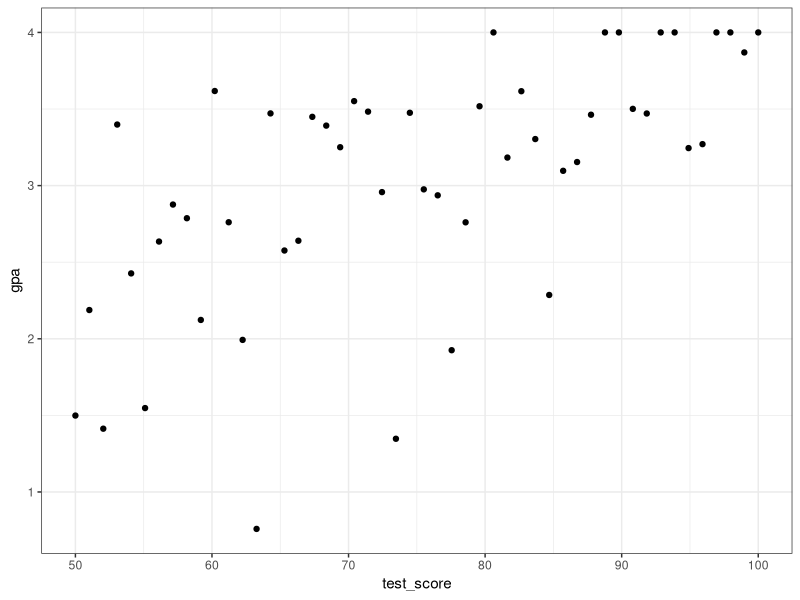
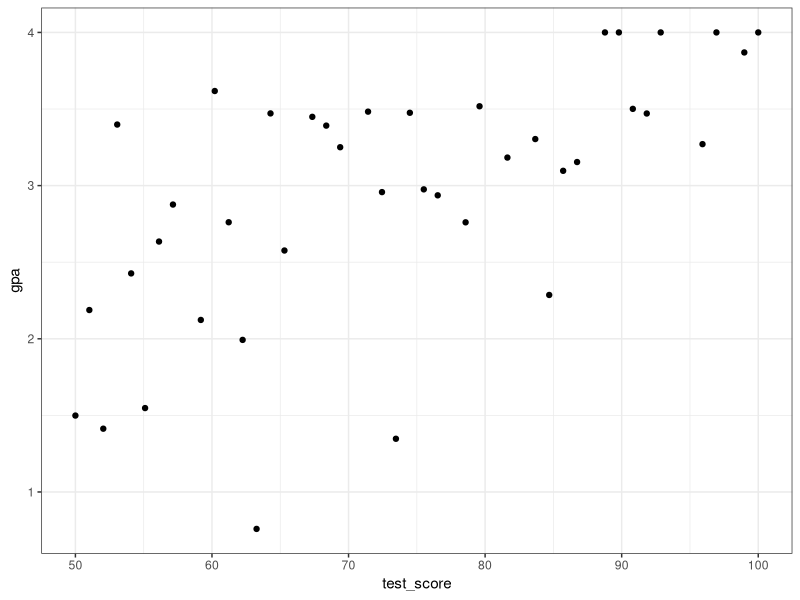
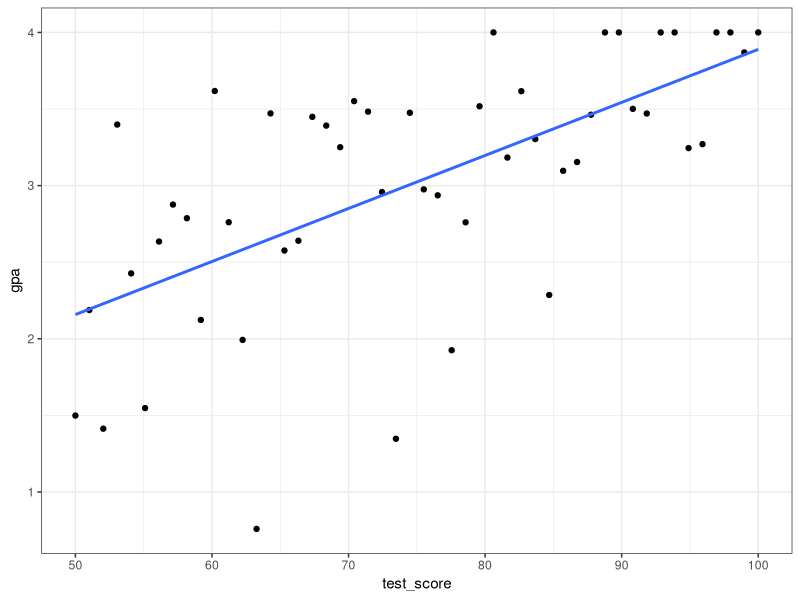
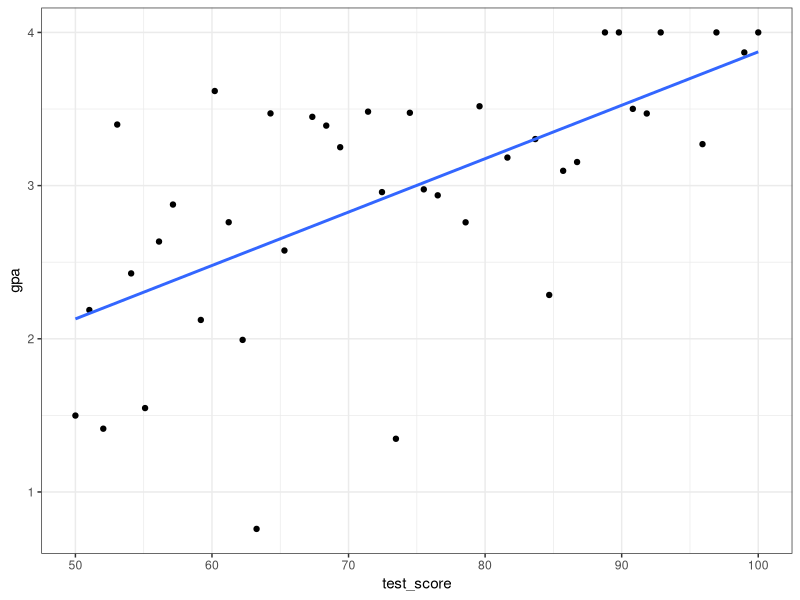
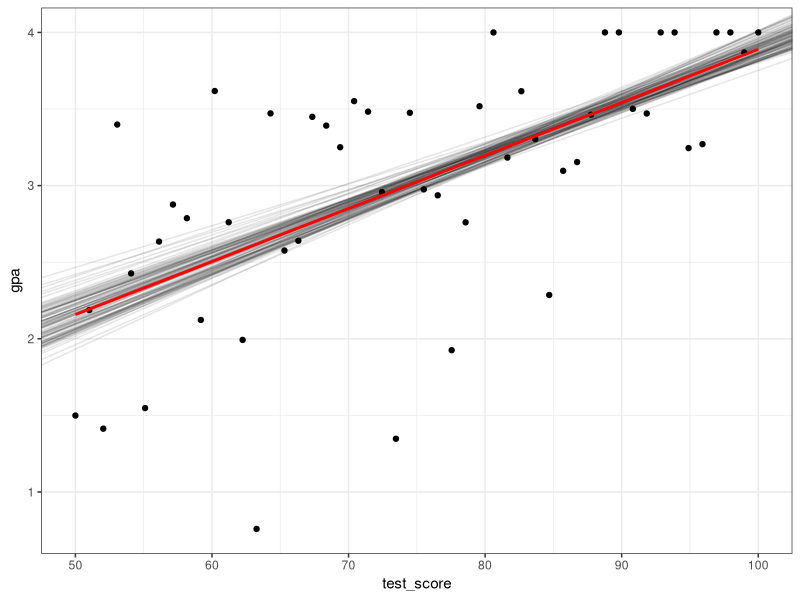
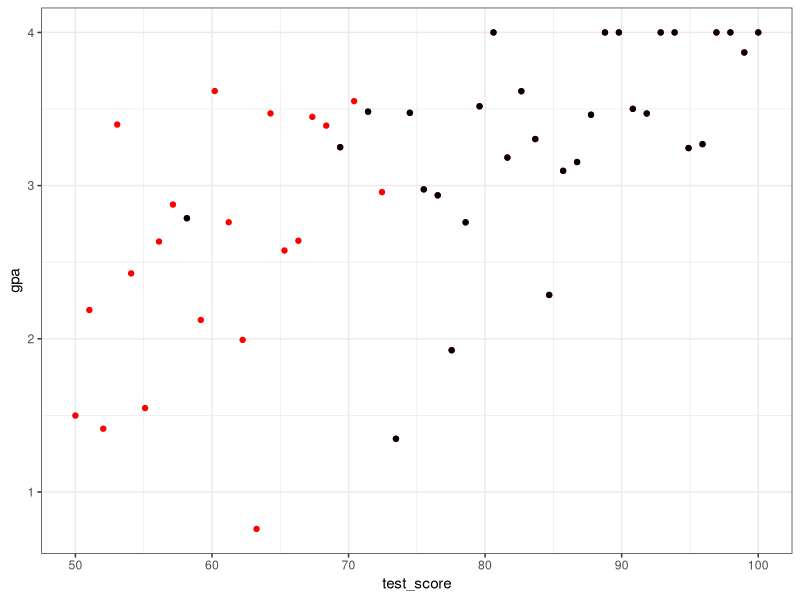
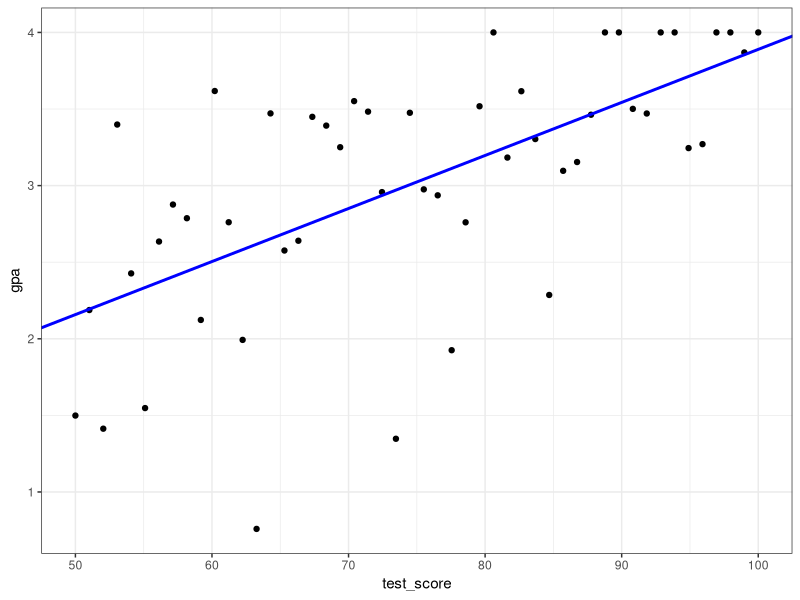
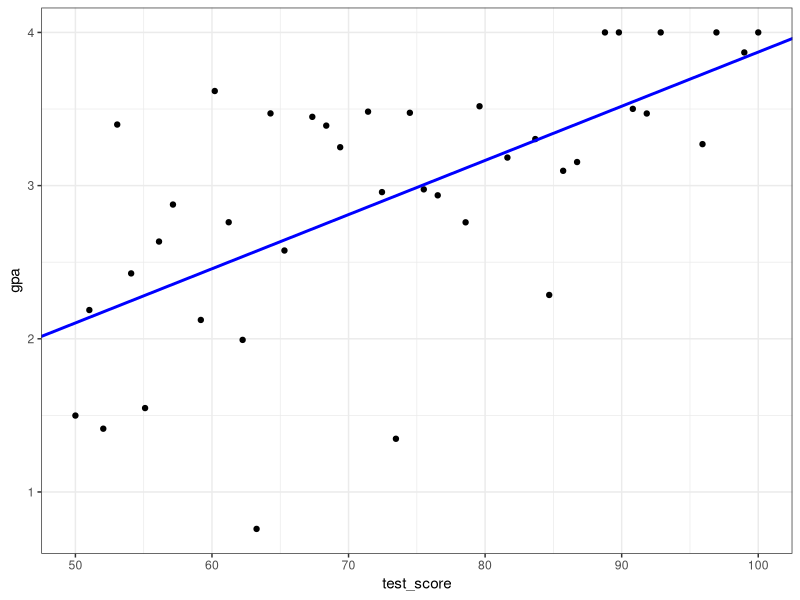

Source code (R) for these figures, in order:
## ---- chunk 1
rm(list=ls())
library(MASS)
library(tidyverse)
library(broom)
library(mice)
library(lubridate)
library(knitr)
select<-dplyr::select
set.seed(1)

options(xtable.comment = FALSE)
theme_set(theme_bw())
def.chunk.hook  <- knitr::knit_hooks$get("chunk")
knitr::knit_hooks$set(chunk = function(x, options) {
  x <- def.chunk.hook(x, options)
  ifelse(options$size != "normalsize", paste0("\\", options$size,"\n\n", x, "\n\n \\normalsize"), x)
})
knitr::opts_chunk$set(warning=FALSE, message=FALSE, tidy = TRUE, size = "small")
## ---- chunk 2
sim<-data.frame(test_score = seq(50,100, length.out = 50), 
                gpa= rnorm(50,0, 20) + seq(50,100, length.out = 50)) %>% 
  mutate(gpa = gpa / 25,
         gpa = ifelse(gpa>4, 4, gpa))
na_vals<-sample(1:nrow(sim), 10)
sim_mcar<-sim
sim_mcar[na_vals, "test_score"]<-NA
ggplot(sim, aes(x = test_score, y = gpa)) + 
  geom_point() 
## ---- chunk 3
ggplot(sim_mcar, aes(x = test_score, y = gpa)) + geom_point() 
## ---- chunk 4
ggplot(sim, aes(y = gpa, x = test_score)) + 
  geom_point() + 
  geom_smooth(method = "lm", se = F) 
## ---- chunk 5
ggplot(sim_mcar, aes(x = test_score, y = gpa)) + 
  geom_point() + 
  geom_smooth(method = "lm", se = F) 
## ---- chunk 6
lines<-data.frame(intercept = rep(NA, 100), slope = rep(NA,100))
for(i in 1:100){
  na_vals<-sample(1:nrow(sim), 10)
  print(na_vals)
  temp<-sim
  temp[na_vals, "test_score"]<-NA
  m_temp<-lm(gpa ~ test_score, data = temp)
  lines[i,]<-coef(m_temp)
}

ggplot(sim,
       aes(x = test_score, y = gpa)) + 
  geom_point() + 
  geom_abline(data = lines, aes(intercept = intercept, slope = slope), alpha = 0.1) + 
  geom_smooth(method = "lm", se = F, color = "red")

## ---- chunk 7
### true values
tidy(lm(gpa~test_score, data = sim))
### average parameter estimates for 100 simulations with missing data
lines %>% summarize(mean_intercept = mean(intercept), 
                    mean_slope = mean(slope),
                    sd_intercept = sd(intercept),
                    sd_slope = sd(slope))
## ---- chunk 8
na_vals<-sample(1:nrow(sim), 20,
                prob = c(seq(0.99, 0, length.out = 25), rep(0, 25)))
sim_mar<-sim
sim_mar[na_vals, "test_score"]<-NA
ggplot(sim, aes(x = test_score, y = gpa)) + 
  geom_point(color = "red") + 
  geom_point(data = sim_mar, aes(x = test_score, y = gpa)) 
## ---- chunk 9
lm_temp<-lm(gpa~test_score, data = sim)
ggplot(sim, aes(y = gpa, x = test_score)) + 
  geom_point() + 
  geom_abline(aes(intercept = coef(lm_temp)[1], slope = coef(lm_temp)[2]),
              color = "blue", size = 1) + 
  coord_cartesian(xlim = c(50,100))
## ---- chunk 10
lm_temp<-lm(gpa~test_score, data = sim_mar)
ggplot(sim_mcar, aes(x = test_score, y = gpa)) + 
  geom_point() + 
  geom_abline(aes(intercept = coef(lm_temp)[1], slope = coef(lm_temp)[2]),
              color = "blue", size = 1) + 
  coord_cartesian(xlim = c(50,100))
## ---- chunk 11
lm_temp<-lm(gpa~test_score, data = sim)
lines<-data.frame(intercept = rep(NA, 100), slope = rep(NA,100))
for(i in 1:100){
  na_vals<-sample(1:nrow(sim), 20,
                prob = c(seq(0.99, 0, length.out = 25), rep(0, 25)))
  temp<-sim
  temp[na_vals, "test_score"]<-NA
  m_temp<-lm(gpa ~ test_score, data = temp)
  lines[i,]<-coef(m_temp)
}

ggplot(sim,
       aes(x = test_score, y = gpa)) + 
  geom_point() + 
  geom_abline(data = lines, aes(intercept = intercept, slope = slope), alpha = 0.1) 

## ---- chunk 12
ggplot(sim,
       aes(x = test_score, y = gpa)) + 
  geom_point() + 
  geom_abline(data = lines, aes(intercept = intercept, slope = slope), alpha = 0.1) + 
    geom_abline(aes(intercept = coef(lm_temp)[1], slope = coef(lm_temp)[2]),
              color = "blue", size = 1) 
## ---- chunk 13
### true values
tidy(lm(gpa~test_score, data = sim))
### average parameter estimates for 100 simulations with missing data
lines %>% summarize(mean_intercept = mean(intercept), 
                    mean_slope = mean(slope),
                    sd_intercept = sd(intercept),
                    sd_slope = sd(slope))
## ---- chunk 14
head(airquality)
## ---- chunk 15
# ### predict victim sex by age, race
# fit_imp<-with(imps_fe, glm(sex ~ age + race ,
#                        family = "binomial"))
# ## Pool results with Rubin's rules
# pooled<-pool(fit_imp)
# ### just with observed data
# fit_obs<-glm(sex ~ age + race ,
#                        family = "binomial", data = fe)
